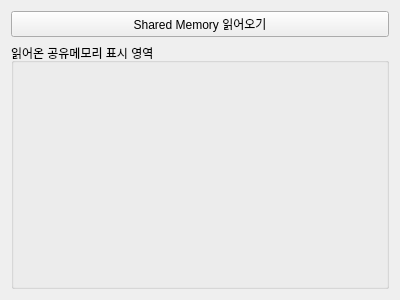
<?xml version="1.0" encoding="UTF-8"?>
<ui version="4.0">
 <class>Widget</class>
 <widget class="QWidget" name="Widget">
  <property name="geometry">
   <rect>
    <x>0</x>
    <y>0</y>
    <width>400</width>
    <height>300</height>
   </rect>
  </property>
  <property name="windowTitle">
   <string>Widget</string>
  </property>
  <layout class="QVBoxLayout" name="verticalLayout">
   <item>
    <widget class="QPushButton" name="readButton">
     <property name="text">
      <string>Shared Memory 읽어오기</string>
     </property>
    </widget>
   </item>
   <item>
    <widget class="QGroupBox" name="groupBox">
     <property name="title">
      <string>읽어온 공유메모리 표시 영역</string>
     </property>
     <layout class="QVBoxLayout" name="verticalLayout_2">
      <item>
       <widget class="QLabel" name="label">
        <property name="text">
         <string/>
        </property>
       </widget>
      </item>
     </layout>
    </widget>
   </item>
  </layout>
 </widget>
 <layoutdefault spacing="6" margin="11"/>
 <resources/>
 <connections/>
</ui>
